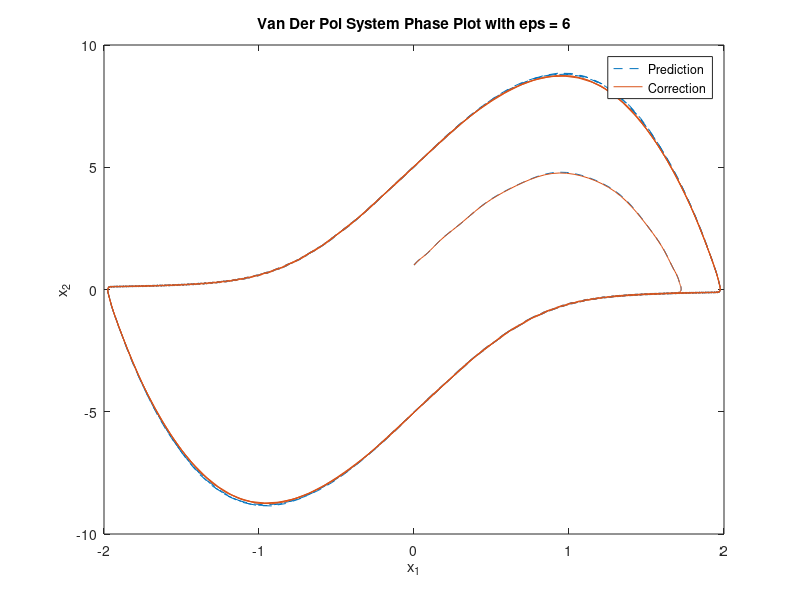
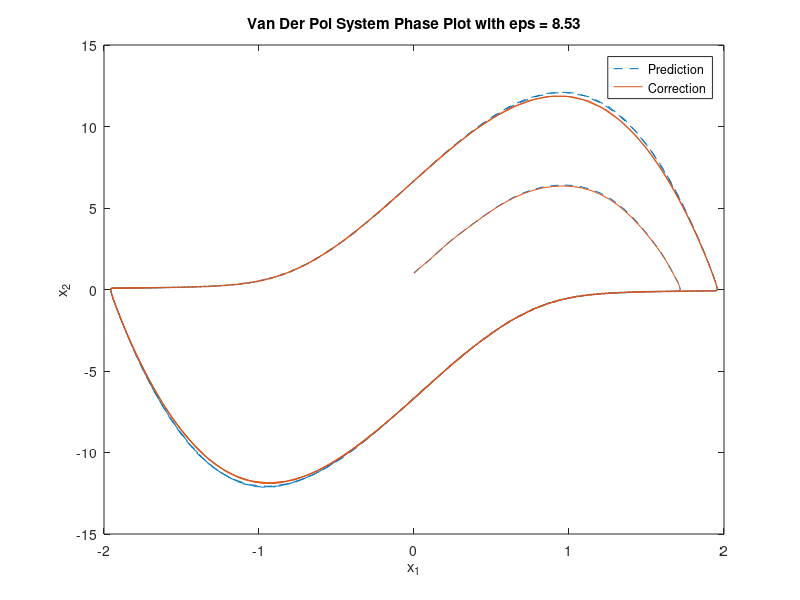
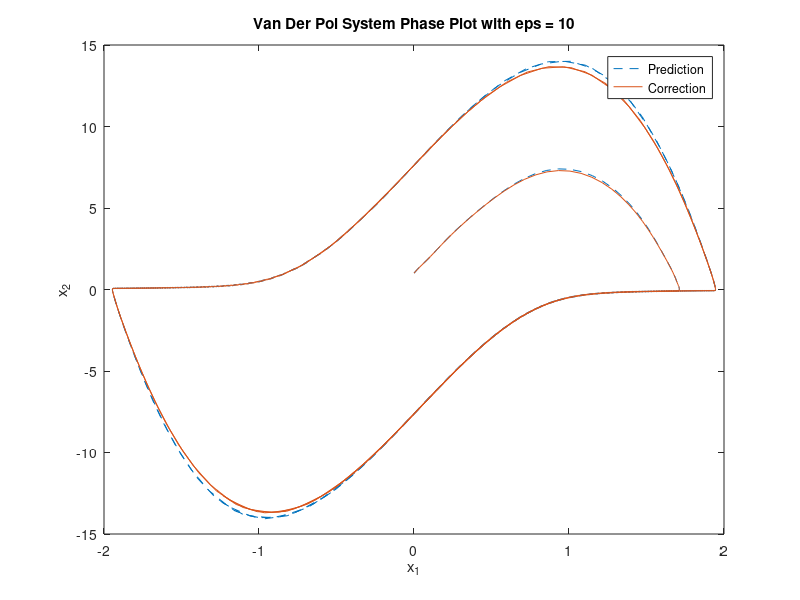

Recreate these plots in MATLAB, in order.
% Matt McDade
% System Simulation 
% Midterm Exam Problem 6

close all; clc;

% Different Values of epsilon
eps=[6,8.53,10];
T=0.01;

t0plot=0;
tfinal=40;
t=[0:T:tfinal];
N=length(t);
k0=1+floor(t0plot/T);

xp=zeros(2,N+1);
fp=xp;
fc=xp;

xc(:,1)=[0 1]';
xp(:,1)=xc(:,1);

% Forcing Function
u = @(t) 1.2*cos((2*pi*t)./10);

xpo=xp;
fpo=fp;

% loop 3 times for values of epsilon
for i=1:3
    for k=1:N-1
        
        % AB2
        %P
        xp(:,k+1)=xc(:,k)+T*((3/2)*fp(:,k) - (1/2)*fp(:,k));

        %E
        fp(1,k+1)=xp(2,k+1);
        fp(2,k+1)=eps(i)*(1-(xp(1,k+1))^2)*xp(2,k+1)-xp(1,k+1)+u(k);

        %C
        xc(:,k+1)=xc(:,k)+T*((3/2)*fp(:,k+1) - (1/2)*fp(:,k+1));

        %E
        fc(1,k+1)=xc(2,k+1);
        fc(2,k+1)=eps(i)*(1-(xc(1,k+1))^2)*xc(2,k+1)-xc(1,k+1)+u(k);  
    end

    figure(i)
    clear title xlabel ylabel
    plot(xp(1,k0:N),xp(2,k0:N),'--')
    hold on
        plot(xc(1,k0:N),xc(2,k0:N),'-')
    hold off
    xlabel('x_1')
    ylabel('x_2')
    legend('Prediction', 'Correction')
    title(['Van Der Pol System Phase Plot with eps = ', num2str(eps(i))])
end
disp('The greater the epsilon value, the further away the prediction becomes from the correction. The ducky is also elongated vertically as the eps value increases, but not horizontally at all. ')
disp('Going back and removing the u(k) forcing function from the equations doesnt show much if any difference in the graphs, making me think Im missing something')